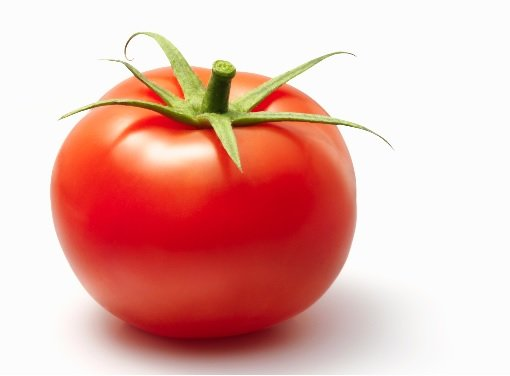
#> input picture img/t2.jpg, 510 x 376 px, found by its file name
$ python test.py
#> lines starting #> are read from the running program, lines starting #| are printed output that depends on the picture; after the words box and inside, x2 and y2 are one past the last pixel; in counts of white or black regions, pixels touching at a corner belong together
import numpy as np
import cv2

img=cv2.imread('t2.jpg')
#> img is the input picture: shape (376, 510, 3); mean B, G, R 172.3, 179.3, 230.2
imgray=cv2.cvtColor(img, cv2.COLOR_BGR2GRAY)
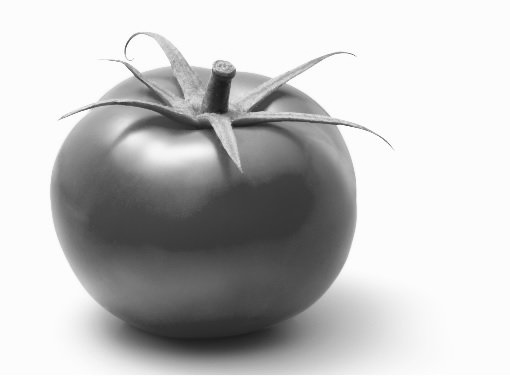
#> imgray: shape (376, 510); min 26, max 255, mean 193.7
ret,thresh = cv2.threshold(imgray,127,255,0)
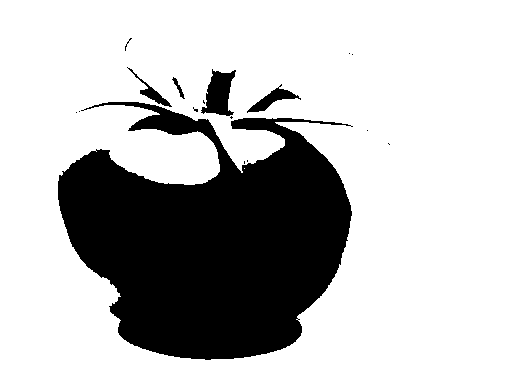
#> thresh: shape (376, 510); 73.7% white; 17 black regions (12 under 20 px), largest, box (x1, y1, x2, y2) and area: (58, 102, 353, 360) 48597, (201, 69, 236, 116) 980, (247, 84, 301, 113) 475, (127, 67, 172, 107) 297, (172, 77, 185, 99) 76
#> (the run stopped early here; a loop or call above may not have finished)

$ run again, with img/t1.jpg copied over img/t2.jpg
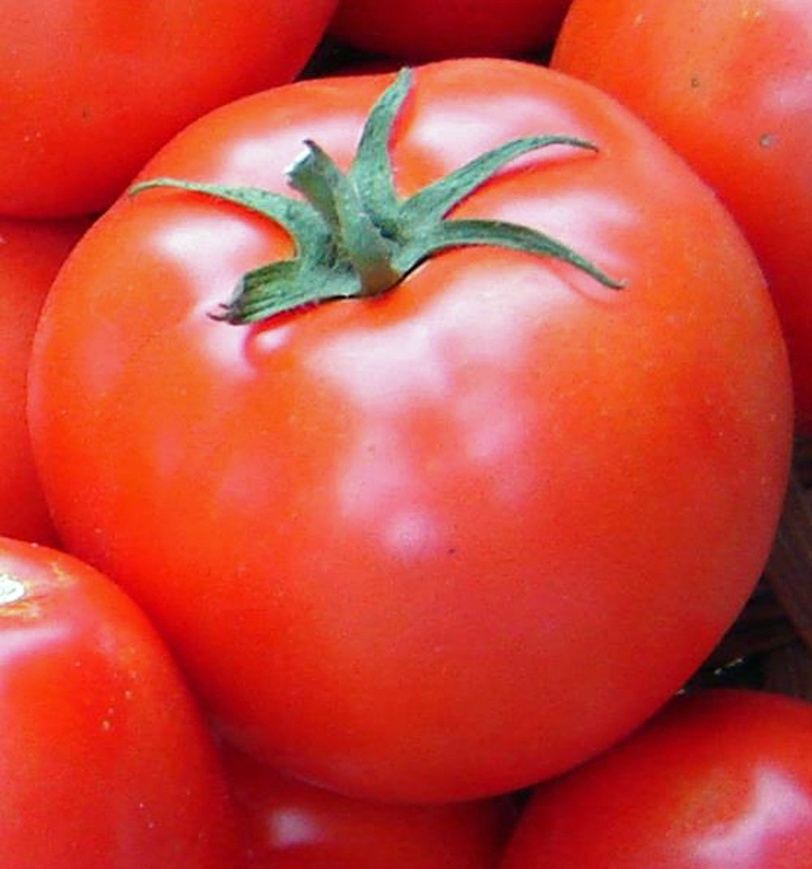
#> input picture img/t1.jpg, 812 x 869 px, shrunk from 1000 x 1070 before the run, found by its file name
#> img is the input picture: shape (869, 812, 3); mean B, G, R 58.7, 72.2, 204.7
#> `imgray=cv2.cvtColor(img, cv2.COLOR_BGR2GRAY)`:
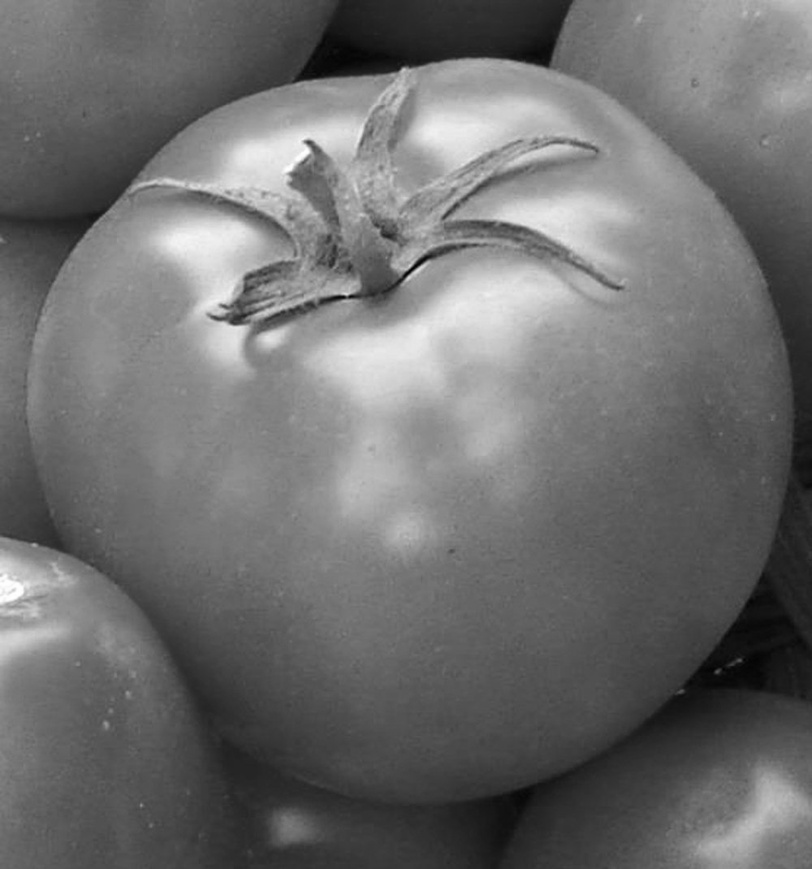
#> imgray: shape (869, 812); min 2, max 255, mean 110.3
#> `ret,thresh = cv2.threshold(imgray,127,255,0)`:
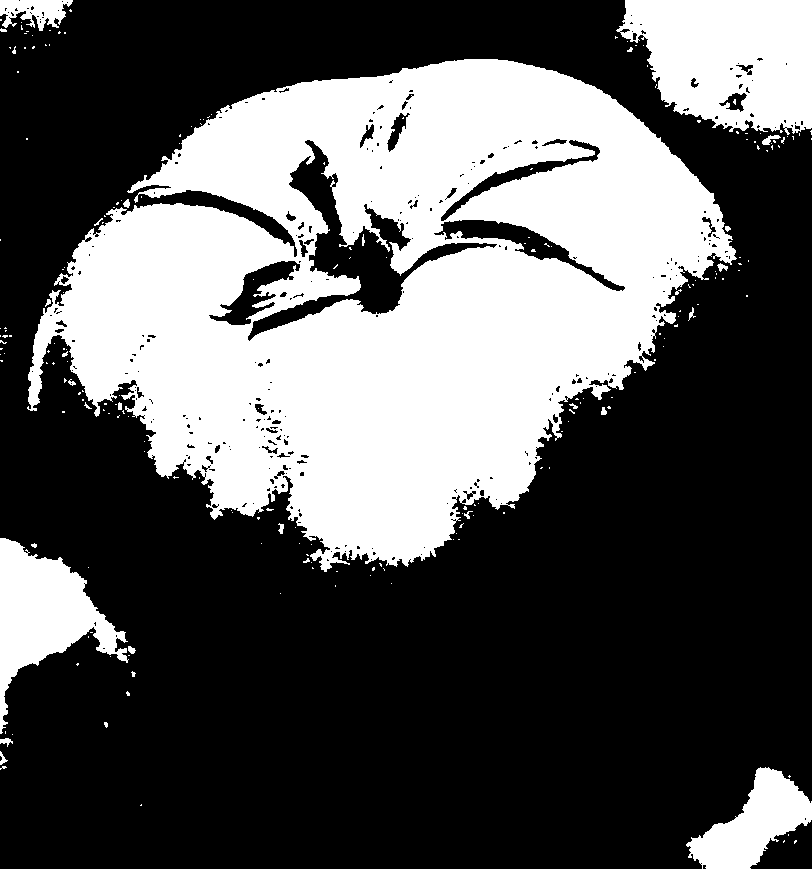
#> thresh: shape (869, 812); 34.9% white; 216 white regions (191 under 20 px), largest, box (x1, y1, x2, y2) and area: (27, 59, 737, 572) 206771, (616, 0, 812, 135) 19965, (0, 538, 129, 734) 10278
